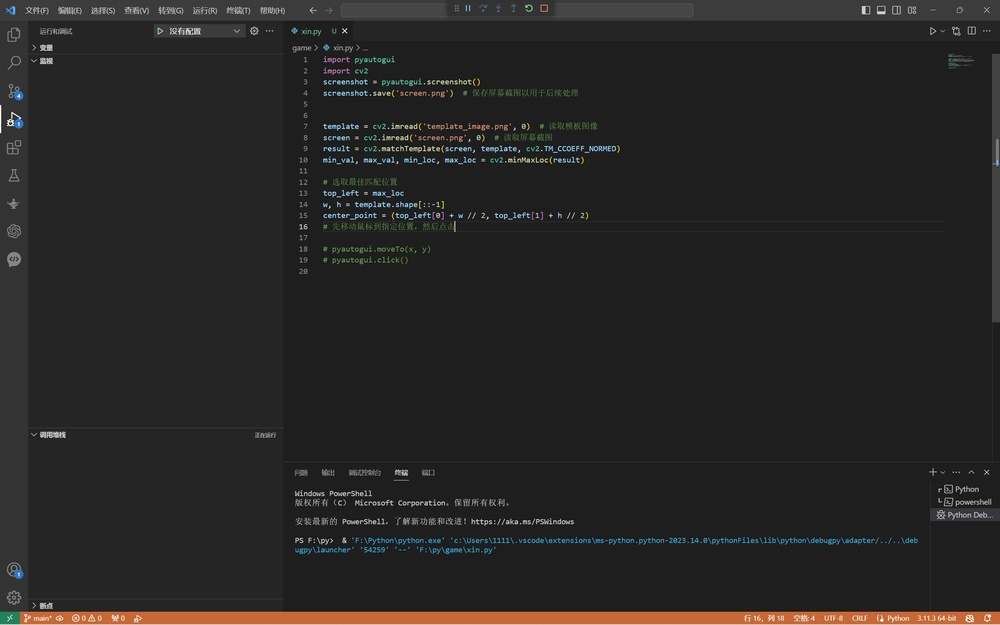
#> input picture game/image/screen.jpg, 1000 x 625 px, shrunk from 2560 x 1600 before the run, found by its file name; the run also reads 1 picture not shown here
$ python xin.py
#> lines starting #> are read from the running program, lines starting #| are printed output that depends on the picture
import pyautogui
import cv2
# screenshot = pyautogui.screenshot()
# screenshot.save('screen.png')  # 保存屏幕截图以用于后续处理
screen_path = 'F:\py\game\image\screen.jpg'
template_path = 'F:\py\game\image\image.jpg'
template = cv2.imread(template_path)  # 读取模板图像
screen = cv2.imread(screen_path)  # 读取屏幕截图
#> screen is the input picture: shape (625, 1000, 3); mean B, G, R 36.8, 37.7, 39
result = cv2.matchTemplate(screen, template, cv2.TM_CCOEFF_NORMED)
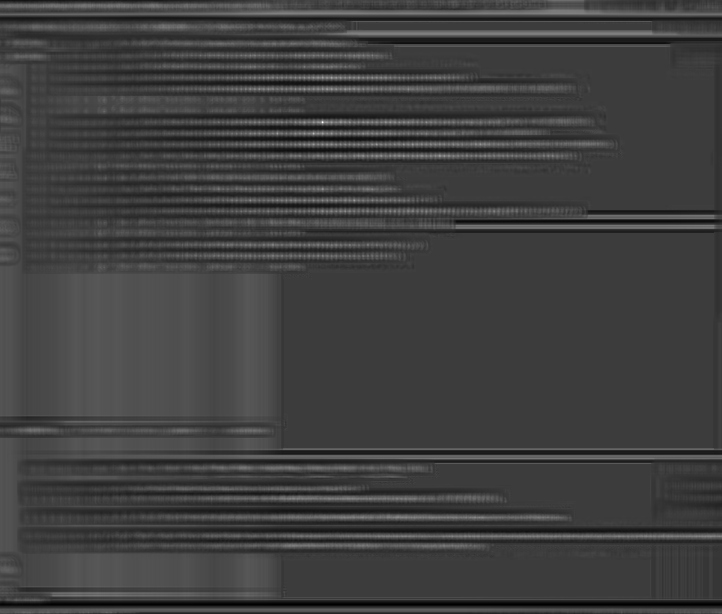
#> result: shape (614, 722) float32; min -0.298, max 0.948, mean 0.0164; drawn with min black and max white
min_val, max_val, min_loc, max_loc = cv2.minMaxLoc(result)
#> min_val = -0.298; max_val = 0.948; min_loc = (663, 604); max_loc = (322, 122)

# 选取最佳匹配位置
# top_left = max_loc
# w, h = template.shape[::-1]
# center_point = (top_left[0] + w // 2, top_left[1] + h // 2)
# 先移动鼠标到指定位置，然后点击
if max_val > 0.8:
    pyautogui.moveTo(max_loc)
# pyautogui.moveTo(top_left)
# pyautogui.click()
